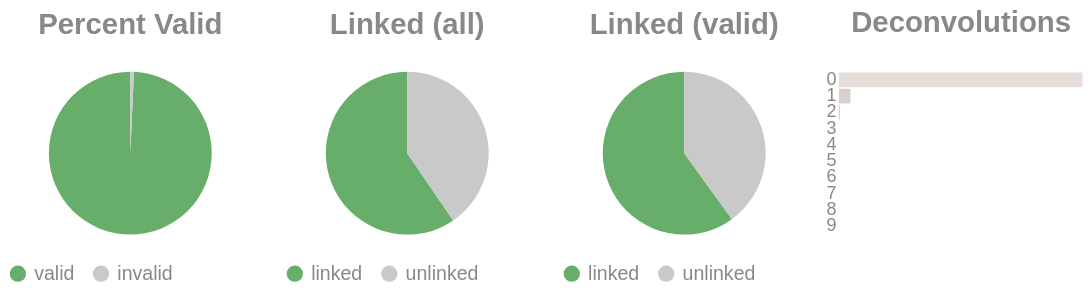

The code cell stored with this chart in its notebook:
### Code cell
if SKIPLR:
    pass
else:
    clash = Counter()
    for i in valids['molecule'].to_list():
        _mol = i.split("-")
        if len(_mol) == 1:
            clash.update('0')
        else:
            clash.update(_mol[-1])

    _d = {"deconvolutions": [], 'count': []}
    for k,v in clash.items():
        _d['deconvolutions'].append(k)
        _d['count'].append(v)

    tot_valid = valids['reads'].sum()
    mask = valids['reads'] >= 2
    n_linked_reads = valids.filter(mask)['reads'].sum()
    if n_linked_reads == 0:
        print_html("No linked molecules (>=2 reads) were detected; skipping linked-only distributions.")
        SKIPLR = True
    else:
        perc_valid = round(tot_valid / n_reads, 4)
        linked_perc_abs = round(n_linked_reads / n_reads, 4)
        linked_perc = round(n_linked_reads / tot_valid, 4)

    _valid = pl.DataFrame({"valids": ['valid', 'invalid'], "count": [tot_valid, n_reads - tot_valid]})
    _linked_abs = pl.DataFrame({"linked (absolute)": ['linked', 'unlinked'], "count": [n_linked_reads, n_reads - n_linked_reads]})
    _linked_rel = pl.DataFrame({"linked (valids)": ['linked', 'unlinked'], "count": [n_linked_reads, tot_valid - n_linked_reads]})

    (
        alt.hconcat(
            piechart(_valid, goodval = 'valid', title = "Percent Valid"),
            piechart(_linked_abs, goodval = "linked", title =  "Linked (all)"),
            piechart(_linked_rel, goodval = "linked", title =  "Linked (valid)"),
            convolutionbar(pl.DataFrame(_d), title = "Deconvolutions"),
            center = True,
            bounds = 'flush'
        )
        .resolve_scale(color='independent')
        .resolve_legend('independent')
        .properties(usermeta={'embedOptions': {"actions": False}})
    ).display()

### Figure 1 — Vega-Lite specification as saved in the notebook (floating-point values rounded to 4 significant figures)
{"width": "container", "height": 400, "config": {"title": {"anchor": "start", "dy": -15, "fontSize": 18, "color": "#888888", "subtitleColor": "#888888", "subtitleFontSize": 14}, "arc": {"fill": "#0072B2"}, "axis": {"domainColor": "#888888", "domainWidth": 0.5, "gridWidth": 0.2, "grid": false, "titleFontWeight": 400, "titleFontSize": 15, "labelFontSize": 11, "labelColor": "#888888", "tickColor": "#888888", "tickWidth": 0.2, "titleColor": "#888888"}, "axisBand": {"grid": false}, "axisX": {"grid": true, "tickSize": 10, "domainCap": "round"}, "axisY": {"domain": false, "grid": true, "tickSize": 0, "domainCap": "round"}, "background": "transparent", "header": {"labelFontSize": 15, "labelColor": "#888888", "titleFontSize": 15, "titleFontWeight": 600, "titleColor": "#888888"}, "legend": {"labelFont": "sans-serif", "labelFontSize": 12, "labelColor": "#888888", "symbolSize": 100, "symbolType": "circle", "titleFontSize": 12, "titlePadding": 10, "titleColor": "#888888", "title": null}, "range": {"category": ["#E69F00", "#56B4E9", "#009E73", "#F0E442", "#0072B2", "#D55E00", "#CC79A7", "#000000"], "diverging": ["#cfe8f3", "#a2d4ec", "#73bfe2", "#46abdb", "#1696d2", "#12719e"]}, "area": {"fill": "#0072B2", "fillOpacity": 0.7, "line": true, "strokeOpacity": 0.7}, "line": {"color": "#0072B2", "stroke": "#0072B2", "strokeWidth": 2}, "trail": {"color": "#0072B2", "stroke": "#0072B2", "strokeWidth": 0, "size": 1}, "point": {"filled": true, "fillOpacity": 1.0, "size": 95}, "text": {"color": "#888888", "fontSize": 11, "align": "right", "fontWeight": 400, "size": 11}, "bar": {"fill": "#0072B2", "stroke": null}, "view": {"stroke": null, "continuousWidth": 660, "continuousHeight": 400}}, "hconcat": [{"data": {"name": "data-ec775d4b5a8308d2c43c296983fb402a"}, "mark": {"type": "arc"}, "encoding": {"color": {"field": "valids", "legend": {"orient": "bottom", "title": null}, "scale": {"domain": ["valid", "invalid"], "range": ["#68ae6b", "#C9C9C9"]}, "title": "Valids", "type": "nominal"}, "theta": {"field": "count", "type": "quantitative"}, "tooltip": [{"field": "valids", "title": "Valids", "type": "ordinal"}, {"field": "percent", "format": ".2%", "title": "Percent", "type": "quantitative"}, {"field": "count", "title": "Count", "type": "quantitative"}]}, "height": 100, "title": {"text": "Percent Valid", "align": "center", "anchor": "middle"}, "transform": [{"calculate": "datum.count / 8941951", "as": "percent"}], "width": 150}, {"data": {"name": "data-a621ae20cba6e3382590f1c904fc81ad"}, "mark": {"type": "arc"}, "encoding": {"color": {"field": "linked (absolute)", "legend": {"orient": "bottom", "title": null}, "scale": {"domain": ["linked", "unlinked"], "range": ["#68ae6b", "#C9C9C9"]}, "title": "Linked (Absolute)", "type": "nominal"}, "theta": {"field": "count", "type": "quantitative"}, "tooltip": [{"field": "linked (absolute)", "title": "Linked (Absolute)", "type": "ordinal"}, {"field": "percent", "format": ".2%", "title": "Percent", "type": "quantitative"}, {"field": "count", "title": "Count", "type": "quantitative"}]}, "height": 100, "title": {"text": "Linked (all)", "align": "center", "anchor": "middle"}, "transform": [{"calculate": "datum.count / 8941951", "as": "percent"}], "width": 150}, {"data": {"name": "data-91edae4db27513d0745f24d5a2fa4dbd"}, "mark": {"type": "arc"}, "encoding": {"color": {"field": "linked (valids)", "legend": {"orient": "bottom", "title": null}, "scale": {"domain": ["linked", "unlinked"], "range": ["#68ae6b", "#C9C9C9"]}, "title": "Linked (Valids)", "type": "nominal"}, "theta": {"field": "count", "type": "quantitative"}, "tooltip": [{"field": "linked (valids)", "title": "Linked (Valids)", "type": "ordinal"}, {"field": "percent", "format": ".2%", "title": "Percent", "type": "quantitative"}, {"field": "count", "title": "Count", "type": "quantitative"}]}, "height": 100, "title": {"text": "Linked (valid)", "align": "center", "anchor": "middle"}, "transform": [{"calculate": "datum.count / 8878391", "as": "percent"}], "width": 150}, {"data": {"name": "data-775affc10787163707e1d2a4a04c12a8"}, "mark": {"type": "bar"}, "encoding": {"color": {"field": "deconvolutions", "legend": null, "scale": {"scheme": "lightgreyred"}, "type": "nominal"}, "tooltip": [{"field": "deconvolutions", "title": "Deconvolutions", "type": "ordinal"}, {"field": "percent", "format": ".2%", "title": "Percent", "type": "quantitative"}, {"field": "count", "title": "Count", "type": "quantitative"}], "x": {"axis": null, "field": "count", "type": "quantitative"}, "y": {"field": "deconvolutions", "sort": "ascending", "title": null, "type": "nominal"}}, "height": 100, "title": {"text": "Deconvolutions", "align": "center", "anchor": "middle"}, "transform": [{"calculate": "datum.count / 4713302", "as": "percent"}], "width": 150}], "bounds": "flush", "center": true, "resolve": {"legend": {"angle": "independent"}, "scale": {"color": "independent"}}, "usermeta": {"embedOptions": {"actions": false}}, "$schema": "https://vega.github.io/schema/vega-lite/v6.1.0.json", "datasets": {"data-ec775d4b5a8308d2c43c296983fb402a": [{"valids": "valid", "count": 8878391}, {"valids": "invalid", "count": 63560}], "data-a621ae20cba6e3382590f1c904fc81ad": [{"linked (absolute)": "linked", "count": 5323539}, {"linked (absolute)": "unlinked", "count": 3618412}], "data-91edae4db27513d0745f24d5a2fa4dbd": [{"linked (valids)": "linked", "count": 5323539}, {"linked (valids)": "unlinked", "count": 3554852}], "data-775affc10787163707e1d2a4a04c12a8": [{"deconvolutions": "0", "count": 4484179}, {"deconvolutions": "1", "count": 211262}, {"deconvolutions": "2", "count": 15703}, {"deconvolutions": "3", "count": 1763}, {"deconvolutions": "4", "count": 299}, {"deconvolutions": "5", "count": 64}, {"deconvolutions": "6", "count": 21}, {"deconvolutions": "7", "count": 7}, {"deconvolutions": "8", "count": 3}, {"deconvolutions": "9", "count": 1}]}}
